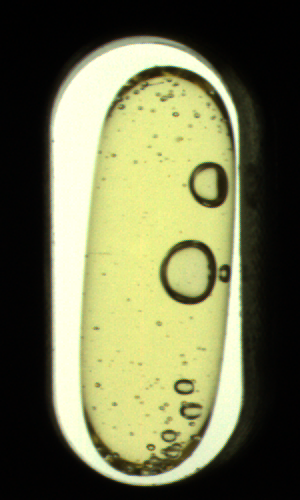
#> input picture 5. Python 数据分析+人工智能/3. 深度学习/3. Extra/code/capsules/capsules/bub3.png, 300 x 500 px; its folder holds only this picture in this run
$ python 06_capsule.py   (older library calls are emulated)
#> lines starting #> are read from the running program, lines starting #| are printed output that depends on the picture; after the words box and inside, x2 and y2 are one past the last pixel; in counts of white or black regions, pixels touching at a corner belong together
"""
功能：胶囊缺陷识别
时间：2020/06/11
作者：Daniel.Wang
地点：北京.东城.桥湾
"""
import cv2 as cv
import numpy as np
import os
from scipy import signal
from scipy import misc
import scipy.ndimage as sn

def bub_check(img_path, img_file, im, im_gray):
    # 二值化处理
    ret, im_bin = cv.threshold(im_gray, 180, 255, cv.THRESH_BINARY)
    cv.imshow("im_bin", im_bin)

    # 提取轮廓
    img, contours, hierarchy = cv.findContours(im_bin,  # 二值化处理后的图像
                                               cv.RETR_LIST,  # 检测所有轮廓
                                               cv.CHAIN_APPROX_NONE)  # 存储所有的轮廓点

    # 计算轮廓面积，过滤掉面积过大的轮廓
    cnts = np.array(contours)
    all_area = []
    new_cnts = []

    if len(contours) > 0:
        for cnt in cnts:
            area = cv.contourArea(cnt)
            # all_area.append(area)
            if area < 10000:
                new_cnts.append(cnt)

    # 绘制轮廓
    im_cnt = cv.drawContours(im,  # 绘制图像
                             new_cnts,  # 轮廓点列表
                             -1,  # 绘制全部轮廓
                             (0, 0, 255),  # 轮廓颜色：红色
                             2)  # 轮廓粗细
    cv.imshow("im_cnt", im_cnt)

    # [6 lines of commented-out code are left out]

# [127 lines left out: function balance_check, not called in this run]


if __name__ == "__main__":
    # 加载所有待预测图片
    img_dir = "capsules"
    img_files = os.listdir(img_dir)

    for img_file in img_files:
        img_path = os.path.join(img_dir, img_file) # 拼接完整路径
        if os.path.isdir(img_path): # 子目录直接跳过
            continue

        # 读取彩色图像和灰度图像
        im = cv.imread(img_path, 1)
#> im is the input picture: shape (500, 300, 3); mean B, G, R 79.3, 114.5, 112.4
        im_gray = cv.cvtColor(im, cv.COLOR_BGR2GRAY)
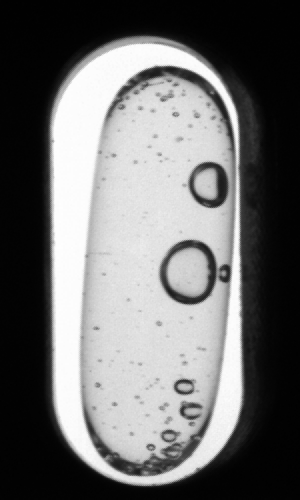
#> im_gray: shape (500, 300); min 0, max 254, mean 109.8
        cv.imshow("im", im)
        cv.imshow("im_gray", im_gray)

        # 气泡、黑点检测
        bub_check(img_path, img_file, im, im_gray)
#> in bub_check, `ret, im_bin = cv.threshold(im_gray, 180, 255, cv.THRESH_BINARY)`:
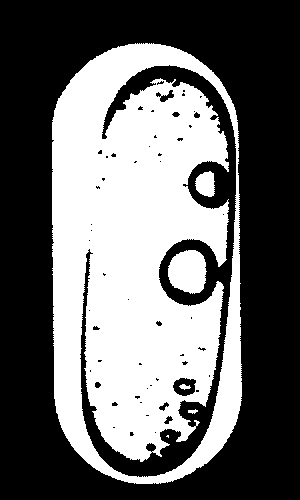
#> im_bin: shape (500, 300); 41.7% white; 6 white regions (1 under 20 px)
#> in bub_check, `img, contours, hierarchy = cv.findContours(im_bin,`: contours = 63 contours, 40 with area under 20; largest, box (x1, y1, x2, y2) and area: (52, 43, 242, 484) 74573, (79, 64, 237, 478) 14368, (168, 250, 207, 294) 1284, (195, 171, 215, 197) 362, (172, 377, 197, 397) 354
#> (the run stopped early here; a loop or call above may not have finished)

$ run again, on 5. Python 数据分析+人工智能/3. 深度学习/3. Extra/code/capsules/capsules/spot1.png
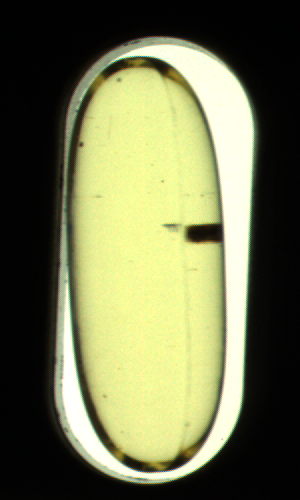
#> input picture 5. Python 数据分析+人工智能/3. 深度学习/3. Extra/code/capsules/capsules/spot1.png, 300 x 500 px
#> im is the input picture: shape (500, 300, 3); mean B, G, R 79.7, 115.1, 112.6
#> `im_gray = cv.cvtColor(im, cv.COLOR_BGR2GRAY)`:
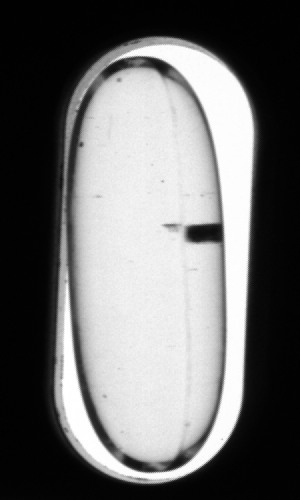
#> im_gray: shape (500, 300); min 0, max 255, mean 110.3
#> in bub_check, `ret, im_bin = cv.threshold(im_gray, 180, 255, cv.THRESH_BINARY)`:
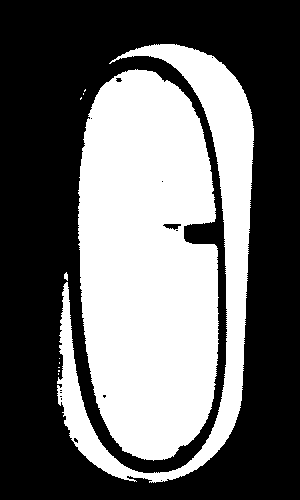
#> im_bin: shape (500, 300); 41.2% white; 11 white regions (8 under 20 px)
#> contours = 24 contours, 20 with area under 20; largest, box (x1, y1, x2, y2) and area: (78, 69, 219, 461) 44940, (57, 44, 254, 483) 15696, (162, 223, 182, 231) 88, (115, 77, 123, 83) 26

$ run again, on 5. Python 数据分析+人工智能/3. 深度学习/3. Extra/code/capsules/capsules/spot3.png
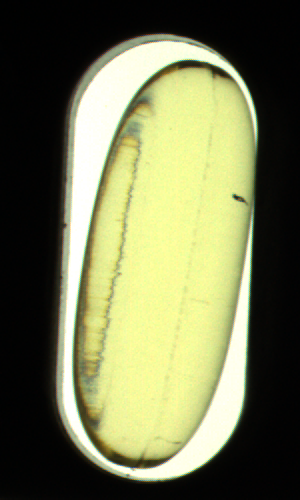
#> input picture 5. Python 数据分析+人工智能/3. 深度学习/3. Extra/code/capsules/capsules/spot3.png, 300 x 500 px
#> im is the input picture: shape (500, 300, 3); mean B, G, R 82.4, 118.1, 115.3
#> `im_gray = cv.cvtColor(im, cv.COLOR_BGR2GRAY)`:
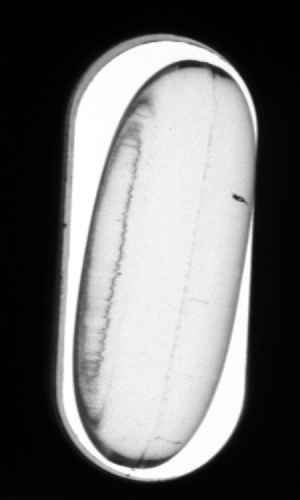
#> im_gray: shape (500, 300); min 0, max 255, mean 113.2
#> in bub_check, `ret, im_bin = cv.threshold(im_gray, 180, 255, cv.THRESH_BINARY)`:
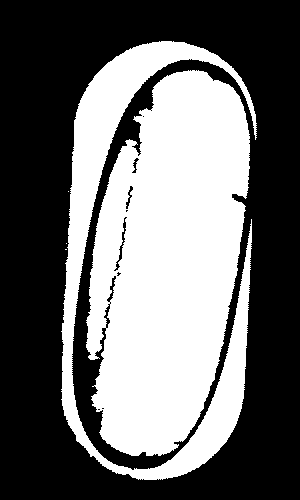
#> im_bin: shape (500, 300); 42.1% white; 5 white regions (3 under 20 px)
#> contours = 17 contours, 10 with area under 20; largest, box (x1, y1, x2, y2) and area: (86, 70, 250, 456) 45606, (61, 41, 257, 480) 16396, (113, 216, 128, 272) 176, (106, 275, 117, 303) 100, (103, 303, 111, 329) 90, (125, 185, 134, 210) 80, (131, 157, 140, 174) 56

$ run again, on 5. Python 数据分析+人工智能/3. 深度学习/3. Extra/code/capsules/capsules/bub4.png
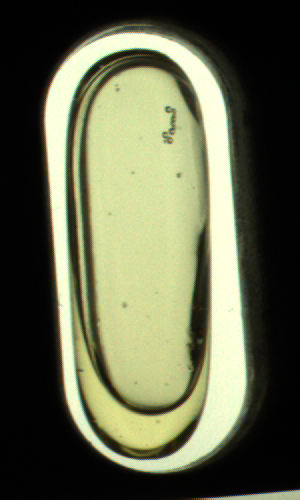
#> input picture 5. Python 数据分析+人工智能/3. 深度学习/3. Extra/code/capsules/capsules/bub4.png, 300 x 500 px
#> im is the input picture: shape (500, 300, 3); mean B, G, R 76, 101.6, 98.7
#> `im_gray = cv.cvtColor(im, cv.COLOR_BGR2GRAY)`:
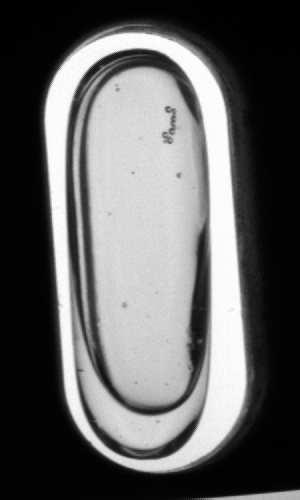
#> im_gray: shape (500, 300); min 0, max 253, mean 97.8
#> in bub_check, `ret, im_bin = cv.threshold(im_gray, 180, 255, cv.THRESH_BINARY)`:
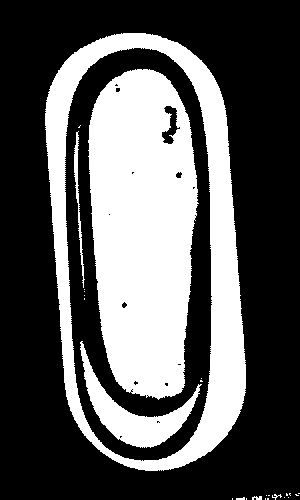
#> im_bin: shape (500, 300); 35.3% white; 26 white regions (19 under 20 px)
#> contours = 45 contours, 36 with area under 20; largest, box (x1, y1, x2, y2) and area: (45, 33, 246, 471) 72173, (64, 47, 213, 462) 52974, (88, 69, 199, 400) 28974, (80, 341, 202, 448) 3176, (161, 105, 181, 145) 369
